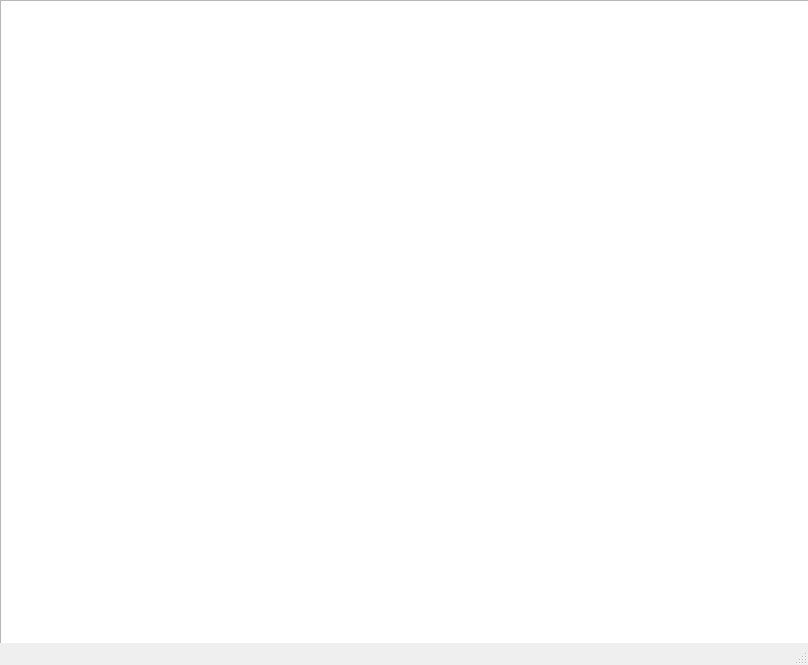
<?xml version="1.0" encoding="UTF-8"?>
<ui version="4.0">
 <class>MainWindow</class>
 <widget class="QMainWindow" name="MainWindow">
  <property name="geometry">
   <rect>
    <x>0</x>
    <y>0</y>
    <width>808</width>
    <height>665</height>
   </rect>
  </property>
  <property name="windowTitle">
   <string>MainWindow</string>
  </property>
  <widget class="QWidget" name="centralwidget">
   <widget class="QGraphicsView" name="graphicsView">
    <property name="geometry">
     <rect>
      <x>0</x>
      <y>0</y>
      <width>811</width>
      <height>671</height>
     </rect>
    </property>
   </widget>
  </widget>
  <widget class="QMenuBar" name="menubar">
   <property name="geometry">
    <rect>
     <x>0</x>
     <y>0</y>
     <width>808</width>
     <height>21</height>
    </rect>
   </property>
  </widget>
  <widget class="QStatusBar" name="statusbar"/>
 </widget>
 <resources/>
 <connections/>
</ui>
